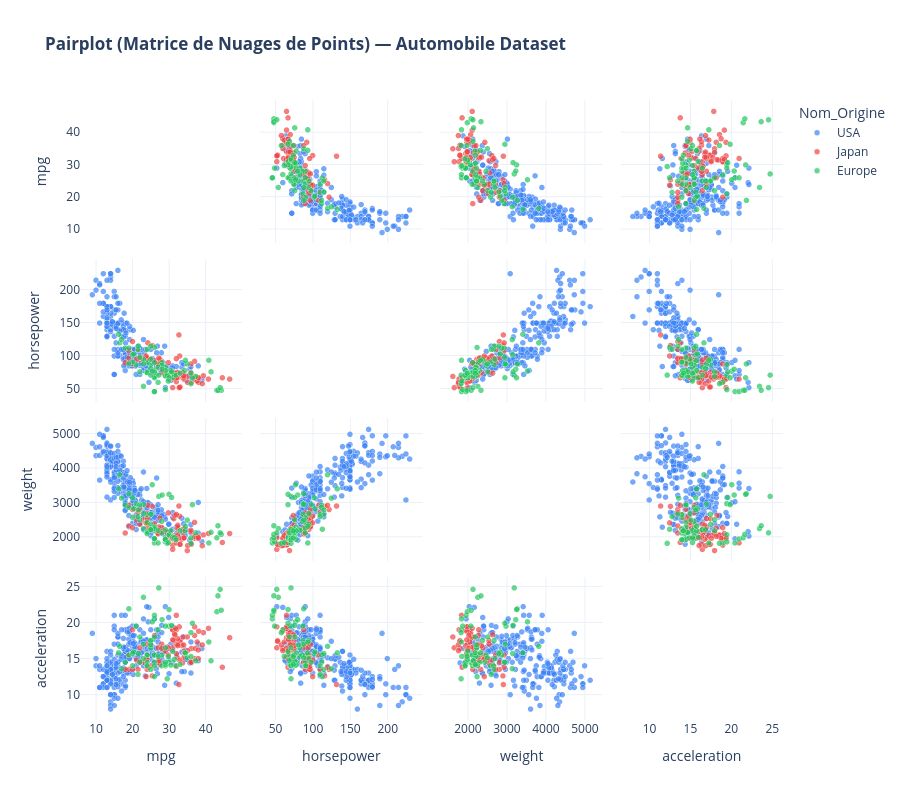

The notebook cell this image was saved under:
### Markdown cell above
La matrice de corrélation (méthode de Pearson) est l'outil central de l'EDA. Elle chiffre de -1 à 1 la force de la relation linéaire entre deux variables. Cela nous permet de sélectionner les variables prédictives les plus fortes pour l'algorithme et d'éliminer celles qui font doublon.

**Interprétation des résultats (Corrélation vs Causalité) :**
* **Corrélations négatives fortes :** Le poids (`weight`), la cylindrée (`displacement`) et la puissance (`horsepower`) sont fortement corrélés négativement avec la consommation (`mpg`). Mathématiquement, plus la voiture est lourde, moins elle est économique.
* **⚠️ Attention à la causalité :** un chiffre n'explique pas la physique. Ce n'est pas le simple fait d'ajouter un cylindre qui fait baisser le `mpg`. Un gros moteur implique un châssis plus lourd pour le soutenir, ce qui demande plus d'énergie pour avancer. La matrice montre les liens mathématiques, mais c'est notre compréhension métier qui valide la logique causale !

### Code cell
import pandas as pd
import plotly.express as px
import os

# 1. Chargement des données (Pour éviter le "NameError")
df = pd.read_csv('../data/processed/cleaned_data_sample.csv')

# Astuce : On crée une colonne temporaire pour avoir de vrais noms dans la légende
origin_map = {0: 'Europe', 1: 'Japan', 2: 'USA'}
df['Nom_Origine'] = df['origin'].map(origin_map)

# 2. Création de la matrice de nuages de points (SPLOM) avec Plotly Express
fig = px.scatter_matrix(
    df,
    dimensions=['mpg', 'horsepower', 'weight', 'acceleration'], # Les colonnes à croiser
    color='Nom_Origine',                                        # L'équivalent de hue='origin'
    color_discrete_sequence=['#3b82f6', '#ef4444', '#22c55e'],  # Vos couleurs (Bleu, Rouge, Vert)
    title="<b>Pairplot (Matrice de Nuages de Points) — Automobile Dataset</b>"
)

# 3. Mise en page globale
fig.update_layout(
    template="plotly_white",      # Votre thème sombre pour le dashboard
    height=800,                  # On le fait bien grand pour qu'il soit lisible
    width=900,
    hovermode="closest"
)

# On peaufine l'apparence des points (transparence et contour blanc)
fig.update_traces(
    diagonal_visible=False,      # Désactive la diagonale qui n'est pas très utile ici
    marker=dict(size=6, opacity=0.7, line=dict(width=0.5, color='white'))
)

# 4. Sauvegarde en format Web Interactif (.html) au lieu du .png
output_dir = '../data/processed'
os.makedirs(output_dir, exist_ok=True)
html_path = os.path.join(output_dir, 'pairplot_splom.html')
fig.write_html(html_path)

print(f"Graphique interactif sauvegardé : {html_path}")

# Affichage interactif dans le Notebook
fig.show()

### Figure 1 — Plotly figure (JSON) as saved in the notebook; plotly's stock layout.template omitted (floating-point values rounded to 4 significant figures; data arrays with more than 128 entries replaced by an {"elided": "..."} marker saying what was removed)
{"data": [{"diagonal": {"visible": false}, "dimensions": [{"axis": {"matches": true}, "label": "mpg", "values": {"elided": "249 float values"}}, {"axis": {"matches": true}, "label": "horsepower", "values": {"elided": "249 float values"}}, {"axis": {"matches": true}, "label": "weight", "values": {"elided": "249 int values"}}, {"axis": {"matches": true}, "label": "acceleration", "values": {"elided": "249 float values"}}], "hovertemplate": "Nom_Origine=USA<br>%{xaxis.title.text}=%{x}<br>%{yaxis.title.text}=%{y}<extra></extra>", "legendgroup": "USA", "marker": {"color": "#3b82f6", "line": {"color": "white", "width": 0.5}, "opacity": 0.7, "size": 6, "symbol": "circle"}, "name": "USA", "showlegend": true, "type": "splom"}, {"diagonal": {"visible": false}, "dimensions": [{"axis": {"matches": true}, "label": "mpg", "values": [24.0, 27.0, 27.0, 25.0, 31.0, 35.0, 24.0, 19.0, 28.0, 23.0, 27.0, 20.0, 22.0, 18.0, 20.0, 31.0, 32.0, 31.0, 32.0, 24.0, 26.0, 29.0, 24.0, 24.0, 33.0, 33.0, 32.0, 28.0, 19.0, 31.5, 33.5, 26.0, 30.0, 22.0, 21.5, 32.8, 39.4, 36.1, 27.5, 27.2, 21.1, 23.9, 29.5, 34.1, 31.8, 38.1, 37.2, 29.8, 31.3, 37.0, 32.2, 46.6, 40.8, 44.6, 33.8, 32.7, 23.7, 32.4, 39.1, 35.1, 32.3, 37.0, 37.7, 34.1, 33.7, 32.4, 32.9, 31.6, 25.4, 24.2, 37.0, 31.0, 36.0, 36.0, 34.0, 38.0, 32.0, 38.0, 32.0]}, {"axis": {"matches": true}, "label": "horsepower", "values": [95.0, 88.0, 88.0, 95.0, 65.0, 69.0, 95.0, 97.0, 92.0, 97.0, 88.0, 88.0, 94.0, 90.0, 122.0, 67.0, 65.0, 52.0, 61.0, 97.0, 93.0, 75.0, 96.0, 97.0, 53.0, 53.0, 70.0, 75.0, 108.0, 68.0, 70.0, 75.0, 67.0, 97.0, 110.0, 52.0, 70.0, 60.0, 95.0, 97.0, 95.0, 97.0, 68.0, 65.0, 65.0, 60.0, 65.0, 90.0, 75.0, 92.0, 75.0, 65.0, 65.0, 67.0, 67.0, 132.0, 100.0, 72.0, 58.0, 60.0, 67.0, 65.0, 62.0, 68.0, 75.0, 75.0, 100.0, 74.0, 116.0, 120.0, 68.0, 68.0, 88.0, 75.0, 70.0, 67.0, 67.0, 67.0, 96.0]}, {"axis": {"matches": true}, "label": "weight", "values": [2372, 2130, 2130, 2228, 1773, 1613, 2278, 2330, 2288, 2506, 2100, 2279, 2379, 2124, 2807, 1950, 1836, 1649, 2003, 2489, 2391, 2171, 2702, 2545, 1795, 1795, 1990, 2155, 2930, 2045, 1945, 2265, 1985, 2815, 2720, 1985, 2070, 1800, 2560, 2300, 2515, 2405, 2135, 1975, 2020, 1968, 2019, 2711, 2542, 2434, 2265, 2110, 2110, 1850, 2145, 2910, 2420, 2290, 1755, 1760, 2065, 1975, 2050, 1985, 2210, 2350, 2615, 2635, 2900, 2930, 2025, 1970, 2160, 2205, 2245, 1965, 1965, 1995, 2665]}, {"axis": {"matches": true}, "label": "acceleration", "values": [15.0, 14.5, 14.5, 14.0, 19.0, 18.0, 15.5, 13.5, 17.0, 14.5, 16.5, 19.0, 16.5, 13.5, 13.5, 19.0, 21.0, 16.5, 19.0, 15.0, 15.5, 16.0, 13.5, 17.0, 17.5, 17.4, 17.0, 16.4, 15.5, 18.5, 16.8, 18.2, 16.4, 14.5, 13.5, 19.4, 18.6, 16.4, 14.2, 14.7, 14.8, 14.9, 16.6, 15.2, 19.2, 18.8, 16.4, 15.5, 17.5, 15.0, 15.2, 17.9, 19.2, 13.8, 18.0, 11.4, 12.5, 17.0, 16.9, 16.1, 17.8, 19.4, 17.3, 16.0, 14.4, 16.8, 14.8, 18.3, 12.6, 13.8, 18.2, 17.6, 14.5, 14.5, 16.9, 15.0, 15.7, 16.2, 13.9]}], "hovertemplate": "Nom_Origine=Japan<br>%{xaxis.title.text}=%{x}<br>%{yaxis.title.text}=%{y}<extra></extra>", "legendgroup": "Japan", "marker": {"color": "#ef4444", "line": {"color": "white", "width": 0.5}, "opacity": 0.7, "size": 6, "symbol": "circle"}, "name": "Japan", "showlegend": true, "type": "splom"}, {"diagonal": {"visible": false}, "dimensions": [{"axis": {"matches": true}, "label": "mpg", "values": [26.0, 25.0, 24.0, 25.0, 26.0, 28.0, 30.0, 30.0, 27.0, 23.0, 18.0, 22.0, 21.0, 26.0, 26.0, 26.0, 29.0, 24.0, 20.0, 19.0, 24.0, 29.0, 26.0, 26.0, 24.0, 26.0, 31.0, 25.0, 29.0, 23.0, 23.0, 22.0, 25.0, 28.0, 25.0, 27.0, 29.0, 29.5, 20.0, 19.0, 16.5, 36.0, 29.0, 30.5, 21.5, 43.1, 20.3, 17.0, 21.6, 16.2, 31.5, 31.9, 25.4, 27.2, 37.3, 41.5, 34.3, 44.3, 43.4, 36.4, 30.0, 40.9, 29.8, 35.0, 33.0, 34.5, 28.1, 30.7, 36.0, 44.0]}, {"axis": {"matches": true}, "label": "horsepower", "values": [46.0, 87.0, 90.0, 95.0, 113.0, 90.0, 70.0, 76.0, 60.0, 54.0, 112.0, 76.0, 87.0, 69.0, 46.0, 90.0, 49.0, 75.0, 91.0, 112.0, 110.0, 83.0, 67.0, 78.0, 75.0, 75.0, 67.0, 71.0, 70.0, 95.0, 88.0, 98.0, 115.0, 86.0, 81.0, 83.0, 70.0, 71.0, 102.0, 88.0, 120.0, 58.0, 78.0, 78.0, 110.0, 48.0, 103.0, 125.0, 115.0, 133.0, 71.0, 71.0, 77.0, 71.0, 69.0, 76.0, 78.0, 48.0, 48.0, 67.0, 67.0, 93.5, 62.0, 88.0, 74.0, 93.5, 80.0, 76.0, 74.0, 52.0]}, {"axis": {"matches": true}, "label": "weight", "values": [1835, 2672, 2430, 2375, 2234, 2123, 2074, 2065, 1834, 2254, 2933, 2511, 2979, 2189, 1950, 2265, 1867, 2158, 2582, 2868, 2660, 2219, 1963, 2300, 2108, 2246, 2000, 2223, 1937, 2694, 2957, 2945, 2671, 2464, 2220, 2202, 1937, 1825, 3150, 3270, 3820, 1825, 1940, 2190, 2600, 1985, 2830, 3140, 2795, 3410, 1990, 1925, 3530, 3190, 2130, 2144, 2188, 2085, 2335, 2950, 3250, 1835, 1845, 2500, 2190, 2320, 3230, 3160, 1980, 2130]}, {"axis": {"matches": true}, "label": "acceleration", "values": [20.5, 17.5, 14.5, 17.5, 12.5, 14.0, 19.5, 14.5, 19.0, 23.5, 14.5, 18.0, 19.5, 18.0, 21.0, 15.5, 19.5, 15.5, 14.0, 15.5, 14.0, 16.5, 15.5, 14.5, 15.5, 14.0, 16.0, 16.5, 14.0, 15.0, 17.0, 14.5, 13.5, 15.5, 16.9, 15.3, 14.2, 12.2, 15.7, 21.9, 16.7, 18.6, 14.5, 14.1, 12.8, 21.5, 15.9, 13.6, 15.7, 15.8, 14.9, 14.0, 20.1, 24.8, 14.7, 14.7, 15.8, 21.7, 23.7, 19.9, 21.8, 17.3, 15.3, 15.1, 14.2, 15.8, 20.4, 19.6, 15.3, 24.6]}], "hovertemplate": "Nom_Origine=Europe<br>%{xaxis.title.text}=%{x}<br>%{yaxis.title.text}=%{y}<extra></extra>", "legendgroup": "Europe", "marker": {"color": "#22c55e", "line": {"color": "white", "width": 0.5}, "opacity": 0.7, "size": 6, "symbol": "circle"}, "name": "Europe", "showlegend": true, "type": "splom"}], "layout": {"dragmode": "select", "height": 800, "hovermode": "closest", "legend": {"title": {"text": "Nom_Origine"}, "tracegroupgap": 0}, "title": {"text": "<b>Pairplot (Matrice de Nuages de Points) — Automobile Dataset</b>"}, "width": 900}}
